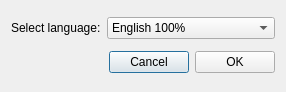
<?xml version="1.0" encoding="UTF-8"?>
<ui version="4.0">
  <class>ChangeLanguageDialog</class>
  <widget class="QDialog" name="ChangeLanguageDialog">
    <property name="geometry">
      <rect>
        <x>0</x>
        <y>0</y>
        <width>245</width>
        <height>92</height>
      </rect>
    </property>
    <property name="windowTitle">
      <string>Change language</string>
    </property>
    <layout class="QVBoxLayout" name="verticalLayout">
      <item>
        <layout class="QHBoxLayout" name="horizontalLayout">
          <item>
            <widget class="QLabel" name="label">
              <property name="text">
                <string>Select language:</string>
              </property>
            </widget>
          </item>
          <item>
            <widget class="QComboBox" name="ChangeLangComboBox">
              <item>
                <property name="text">
                  <string>English 100%</string>
                </property>
              </item>
              <item>
                <property name="text">
                  <string>Czech 9%</string>
                </property>
              </item>
              <item>
                <property name="text">
                  <string>German 18%</string>
                </property>
              </item>
              <item>
                <property name="text">
                  <string>Pirate English 18%</string>
                </property>
              </item>
              <item>
                <property name="text">
                  <string>Spanish 100%</string>
                </property>
              </item>
              <item>
                <property name="text">
                  <string>French 100%</string>
                </property>
              </item>
              <item>
                <property name="text">
                  <string>Indonesian 32%</string>
                </property>
              </item>
              <item>
                <property name="text">
                  <string>Italian 14%</string>
                </property>
              </item>
              <item>
                <property name="text">
                  <string>Kabyle 19%</string>
                </property>
              </item>
              <item>
                <property name="text">
                  <string>Portuguese-BR 100%</string>
                </property>
              </item>
              <item>
                <property name="text">
                  <string>Russian 100%</string>
                </property>
              </item>
              <item>
                <property name="text">
                  <string>Vietnamese 5%</string>
                </property>
              </item>
              <item>
                <property name="text">
                  <string>Chinese Simplified 100%</string>
                </property>
              </item>
            </widget>
          </item>
        </layout>
      </item>
      <item>
        <layout class="QHBoxLayout" name="horizontalLayout_2">
          <item>
            <spacer name="horizontalSpacer">
              <property name="orientation">
                <enum>Qt::Horizontal</enum>
              </property>
              <property name="sizeHint" stdset="0">
                <size>
                  <width>40</width>
                  <height>20</height>
                </size>
              </property>
            </spacer>
          </item>
          <item>
            <widget class="QPushButton" name="m_cancelButton">
              <property name="text">
                <string>Cancel</string>
              </property>
            </widget>
          </item>
          <item>
            <widget class="QPushButton" name="m_okButton">
              <property name="text">
                <string>OK</string>
              </property>
            </widget>
          </item>
        </layout>
      </item>
    </layout>
  </widget>
  <resources/>
  <connections>
    <connection>
      <sender>m_okButton</sender>
      <signal>clicked()</signal>
      <receiver>ChangeLanguageDialog</receiver>
      <slot>accept()</slot>
      <hints>
        <hint type="sourcelabel">
          <x>500</x>
          <y>62</y>
        </hint>
        <hint type="destinationlabel">
          <x>276</x>
          <y>44</y>
        </hint>
      </hints>
    </connection>
    <connection>
      <sender>m_cancelButton</sender>
      <signal>clicked()</signal>
      <receiver>ChangeLanguageDialog</receiver>
      <slot>reject()</slot>
      <hints>
        <hint type="sourcelabel">
          <x>417</x>
          <y>62</y>
        </hint>
        <hint type="destinationlabel">
          <x>276</x>
          <y>44</y>
        </hint>
      </hints>
    </connection>
  </connections>
</ui>
